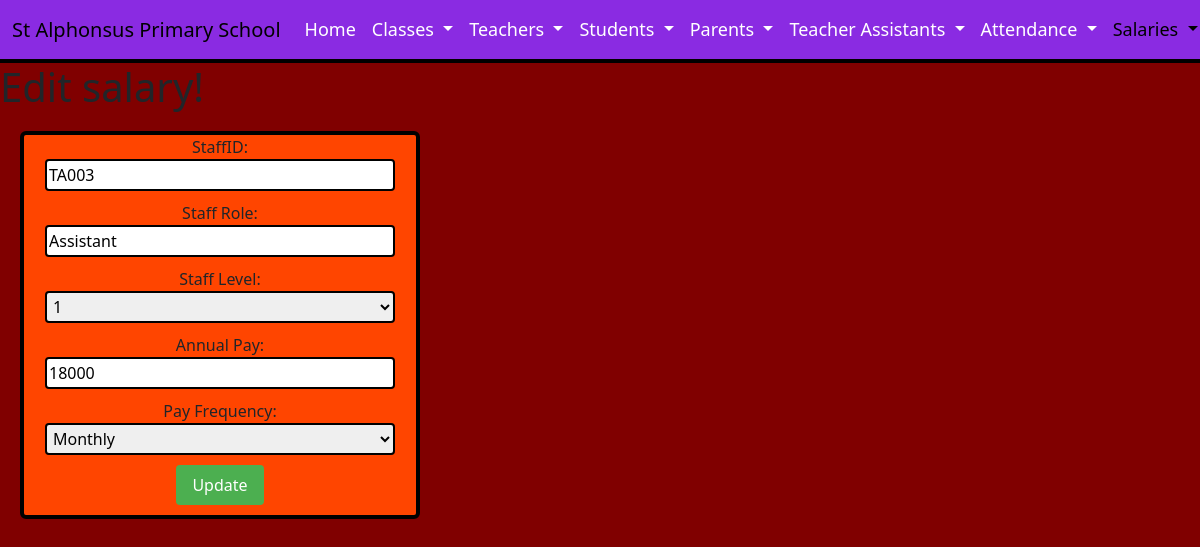
Page /DigitalWebsite/EditSalaryUpdate.php?id=TA003 on the earlier database version.
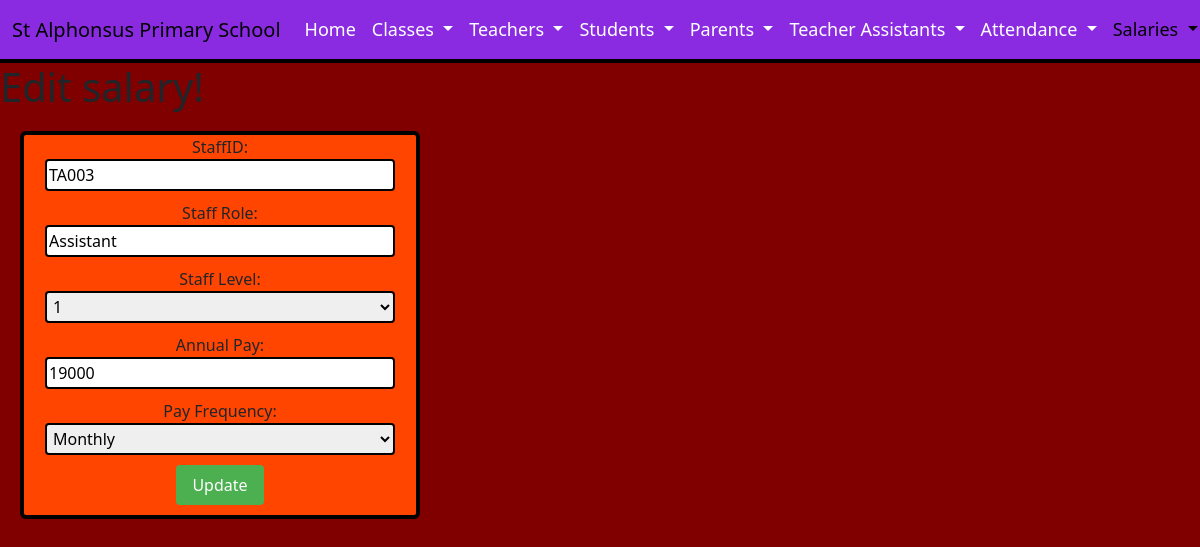
Same page on the later database version.
### tables this page shows
CREATE TABLE `salaries` (
  `staffID` varchar(50) NOT NULL,
  `staffRole` varchar(50) NOT NULL,
  `staffLevel` varchar(50) DEFAULT NULL,
  `annualPay` decimal(10,0) DEFAULT NULL,
  `payFrequency` varchar(50) DEFAULT NULL
);

### DigitalWebsite/EditSalaryUpdate.php (the view, shortened to what this page needs)
<!DOCTYPE html>
 <html lang="en">
    <head>
      <link href="https://cdn.jsdelivr.net/npm/bootstrap@5.3.2/dist/css/bootstrap.min.css" rel="stylesheet">
    </head>
    <body>
      <nav class="navbar navbar-expand-lg bg-maroon">
        <div class="container-fluid">
          <a class="navbar-brand" href="index.html">St Alphonsus Primary School</a>
          <div class="collapse navbar-collapse" id="navbarNavDropdown">
            <ul class="navbar-nav">
              <li class="nav-item">
                <a class="nav-link" href="index.html">Home</a>
              </li>
              <li class="nav-item dropdown">
                <a class="nav-link dropdown-toggle" href="#" role="button" data-bs-toggle="dropdown" aria-expanded="false">
                  Classes
                </a>
              </li>
              <li class="nav-item dropdown">
                <a class="nav-link dropdown-toggle" href="#" role="button" data-bs-toggle="dropdown" aria-expanded="false">
                  Teachers
                </a>
              </li>
              <li class="nav-item dropdown">
                <a class="nav-link dropdown-toggle" href="#" role="button" data-bs-toggle="dropdown" aria-expanded="false">
                  Students
                </a>
              </li>
              <li class="nav-item dropdown">
                <a class="nav-link dropdown-toggle" href="#" role="button" data-bs-toggle="dropdown" aria-expanded="false">
                  Parents
                </a>
              </li>
              <li class="nav-item dropdown">
                <a class="nav-link dropdown-toggle" href="#" role="button" data-bs-toggle="dropdown" aria-expanded="false">
                  Teacher Assistants
                </a>
              </li>
              <li class="nav-item dropdown">
                <a class="nav-link dropdown-toggle" href="#" role="button" data-bs-toggle="dropdown" aria-expanded="false">
                  Attendance
                </a>
              </li>
              <li class="nav-item dropdown">
                <a class="nav-link dropdown-toggle active" href="#" role="button" data-bs-toggle="dropdown" aria-expanded="false">
                  Salaries
                </a>
              </li>
            </ul>
          </div>
        </div>
      </nav>
      <?php
        $staffID = $_GET['id'];
        $servername = "127.0.0.1";
        $username = "root";
        $password = "";
        $database = "school";
        $conn = new mysqli($servername, $username, $password, $database);
        $sql = "SELECT * FROM salaries WHERE staffID = '$staffID'";
        $result = $conn->query($sql);
        if ($result->num_rows > 0) {
          $row = $result->fetch_assoc();
      ?>
      <H1> Edit salary!</H1>
      <form action="EditSalaryUpdateSubmit.php" method="POST">
          StaffID: <input type="text" id="staffID" name="staffID" value="<?php echo $row['staffID']; ?>" readonly><br>
          Staff Role: <input type="text" id="staffRole" name="staffRole"  value="<?php echo $row['staffRole']; ?>" readonly><br>
          Staff Level:
          <select id="staffLevel" name="staffLevel" onchange="validatePay()">
          <option value="1" <?php if($row['staffLevel'] == 1) echo "selected"; ?>>1</option>
          </select>
          Annual Pay: <input type="number" id="annualPay" name="annualPay" value="<?php echo $row['annualPay']; ?>" required><br>
          Pay Frequency:
          <select id="payFrequency" name="payFrequency">
          <option value="Monthly" <?php if($row['payFrequency'] == 'Monthly') echo "selected"; ?>>Monthly</option>
          </select>
          <input type="submit" value="Update">
      </form>
      <?php
        } else {
          echo "No record found.";
        }
      ?>
    </body>
</html>

Differences in the rows shown:
changed salaries "TA003": annualPay "18000" → "19000"
